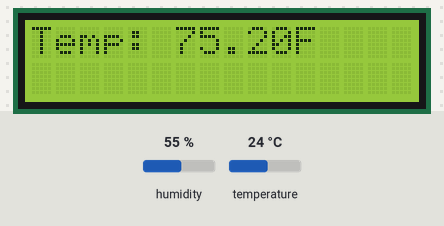
This program was run on a simulated Arduino Uno, built with avr-gcc and run on an emulated ATmega328P. Shown: 16×2 character LCD. The test bench sets the inputs (shaded band); at power-on: humidity 55 %, temperature 24 °C.

Above: at 0.1 s.
At 2.1 s:
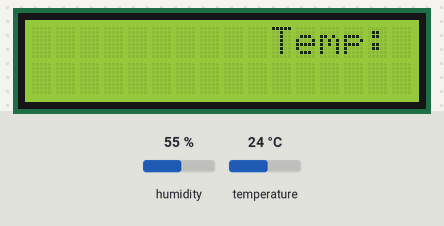
At 4.1 s:
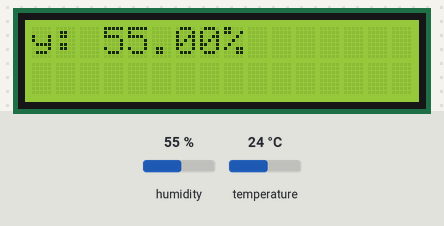
At 6.2 s:
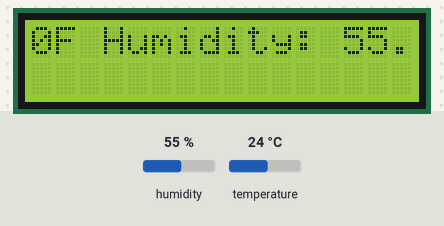
At 8.2 s:
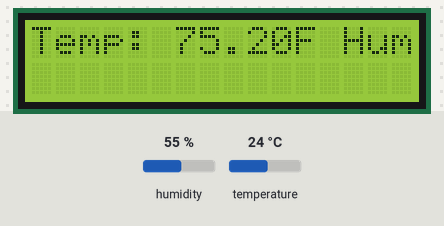

Measured:
- by itself, everything shown: repeats every 8.0 s, in 8 steps
- what the display in image 1 shows lasts 2.0 s, from 2.1 s to 4.1 s

The program:

main.cpp
```cpp
#include <Arduino.h>
#include <LiquidCrystal.h>
#include <Adafruit_Sensor.h>
#include <DHT.h>

// The values below are initializing the connectors from the lcd to the board
// We then instiantiate the LiquidCrystal object with the values
const int rs = 12, en = 11, d4 = 5, d5 = 4, d6 = 3, d7 = 2;
float temperature = 0;
float humidity = 0;

LiquidCrystal lcd(rs, en, d4, d5, d6, d7);
DHT dht = DHT(A0, DHT11);

void setup()
{
  // Begin method is configuring our rows/columns of our lcd
  humidity = dht.readHumidity(true);
  temperature = dht.readTemperature(true, false);
  lcd.begin(16, 2);
}

void loop()
{
  lcd.setCursor(0, 0);
  lcd.print("Temp: " + String(temperature) + "F ");
  lcd.autoscroll();
  delay(2000);
  lcd.print("Humidity: " + String(humidity) + "% ");
}
```
